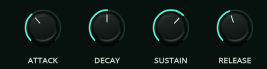
#> input picture prototypes/low-profile-b/prototype-knobs.png, 267 x 69 px, given in place of reference-knobs.png, which was not available
$ python compare.py
#> lines starting #> are read from the running program, lines starting #| are printed output that depends on the picture
from PIL import Image,ImageDraw,ImageFont
from pathlib import Path
import json
root=Path('prototypes/low-profile-b');font=ImageFont.truetype('/usr/share/fonts/truetype/dejavu/DejaVuSans.ttf',16)
meta=[]
for name in ['knobs','mixer','buttons','screen','cheek']:
 a=Image.open(root/f'reference-{name}.png').convert('RGB');b=Image.open(root/f'prototype-{name}.png').convert('RGB');zoom=2;w=max(320,max(a.width,b.width)*zoom);h=max(a.height,b.height)*zoom
#> further down, a is the input picture: PIL image 267x69 RGB; mean R, G, B 14.5, 27, 22.8
#> after `w = max(320, max(a.width, b.width) * zoom)`: w = 534
#> after `h = max(a.height, b.height) * zoom`: h = 138
 canvas=Image.new('RGB',(w*2+48,h+68),'#0b0d0c');d=ImageDraw.Draw(canvas);d.text((12,12),'Original supplied mockup',font=font,fill='#c8d5cd');d.text((w+36,12),'Prototype B · actual browser capture',font=font,fill='#c8d5cd')
 for image,x in [(a,12),(b,w+36)]:canvas.paste(image.resize((image.width*zoom,image.height*zoom),Image.Resampling.NEAREST),(x,46))
#> this loop made 2 passes
#> x on passes 1 to 2: 12, 570
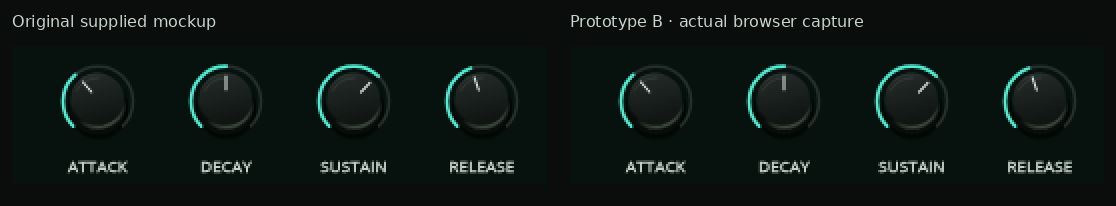
#> canvas: PIL image 1116x206 RGB; mean R, G, B 14.5, 23.3, 20.2
 canvas.save(root/f'compare-{name}.png');meta.append({'component':name,'reference_native_size':a.size,'prototype_native_size':b.size,'display_zoom_both':zoom,'same_scale':True,'colour_adjustment':False})
#> pass 2 of the loop `for name in ['knobs','mixer','buttons','screen','cheek']:`:
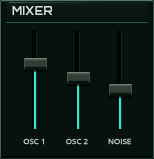
#> input picture prototypes/low-profile-b/prototype-mixer.png, 154 x 159 px, given in place of reference-mixer.png, which was not available
#> a is the input picture: PIL image 154x159 RGB; mean R, G, B 13.3, 26.7, 22.1
#> the loop `for image,x in [(a,12),(b,w+36)]:canvas.paste(image.resize((image.widt..` made 2 passes
#> x on passes 1 to 2: 12, 356
#> after the loop `for image,x in [(a,12),(b,w+36)]:canvas.paste(image.resize((image.widt..`:
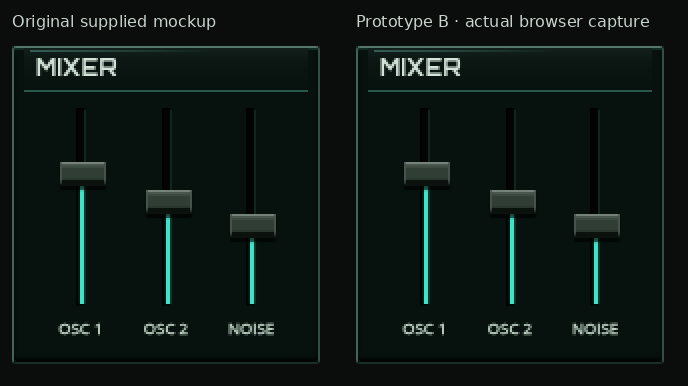
#> canvas: PIL image 688x386 RGB; mean R, G, B 13.8, 24.3, 20.5
#> (the run stopped early here; a loop or call above may not have finished)
